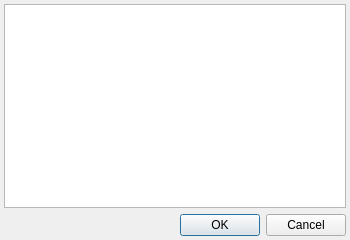
<ui version="4.0">
 <class>DlgEditClassClass</class>
 <widget class="QDialog" name="DlgEditClassClass">
  <property name="geometry">
   <rect>
    <x>0</x>
    <y>0</y>
    <width>350</width>
    <height>240</height>
   </rect>
  </property>
  <property name="minimumSize">
   <size>
    <width>350</width>
    <height>240</height>
   </size>
  </property>
  <property name="maximumSize">
   <size>
    <width>350</width>
    <height>240</height>
   </size>
  </property>
  <property name="windowTitle">
   <string>Add Annotation Class</string>
  </property>
  <layout class="QVBoxLayout" name="verticalLayout">
   <property name="margin">
    <number>4</number>
   </property>
   <item>
    <widget class="QListWidget" name="lstClasses" />
   </item>
   <item>
    <widget class="QDialogButtonBox" name="buttonBox">
     <property name="standardButtons">
      <set>QDialogButtonBox::Cancel|QDialogButtonBox::Ok</set>
     </property>
    </widget>
   </item>
  </layout>
 </widget>
 <layoutdefault spacing="6" margin="11" />
 <resources />
 <connections>
  <connection>
   <sender>buttonBox</sender>
   <signal>accepted()</signal>
   <receiver>DlgEditClassClass</receiver>
   <slot>accept()</slot>
   <hints>
    <hint type="sourcelabel">
     <x>223</x>
     <y>256</y>
    </hint>
    <hint type="destinationlabel">
     <x>176</x>
     <y>308</y>
    </hint>
   </hints>
  </connection>
  <connection>
   <sender>buttonBox</sender>
   <signal>rejected()</signal>
   <receiver>DlgEditClassClass</receiver>
   <slot>reject()</slot>
   <hints>
    <hint type="sourcelabel">
     <x>275</x>
     <y>255</y>
    </hint>
    <hint type="destinationlabel">
     <x>272</x>
     <y>331</y>
    </hint>
   </hints>
  </connection>
 </connections>
</ui>
